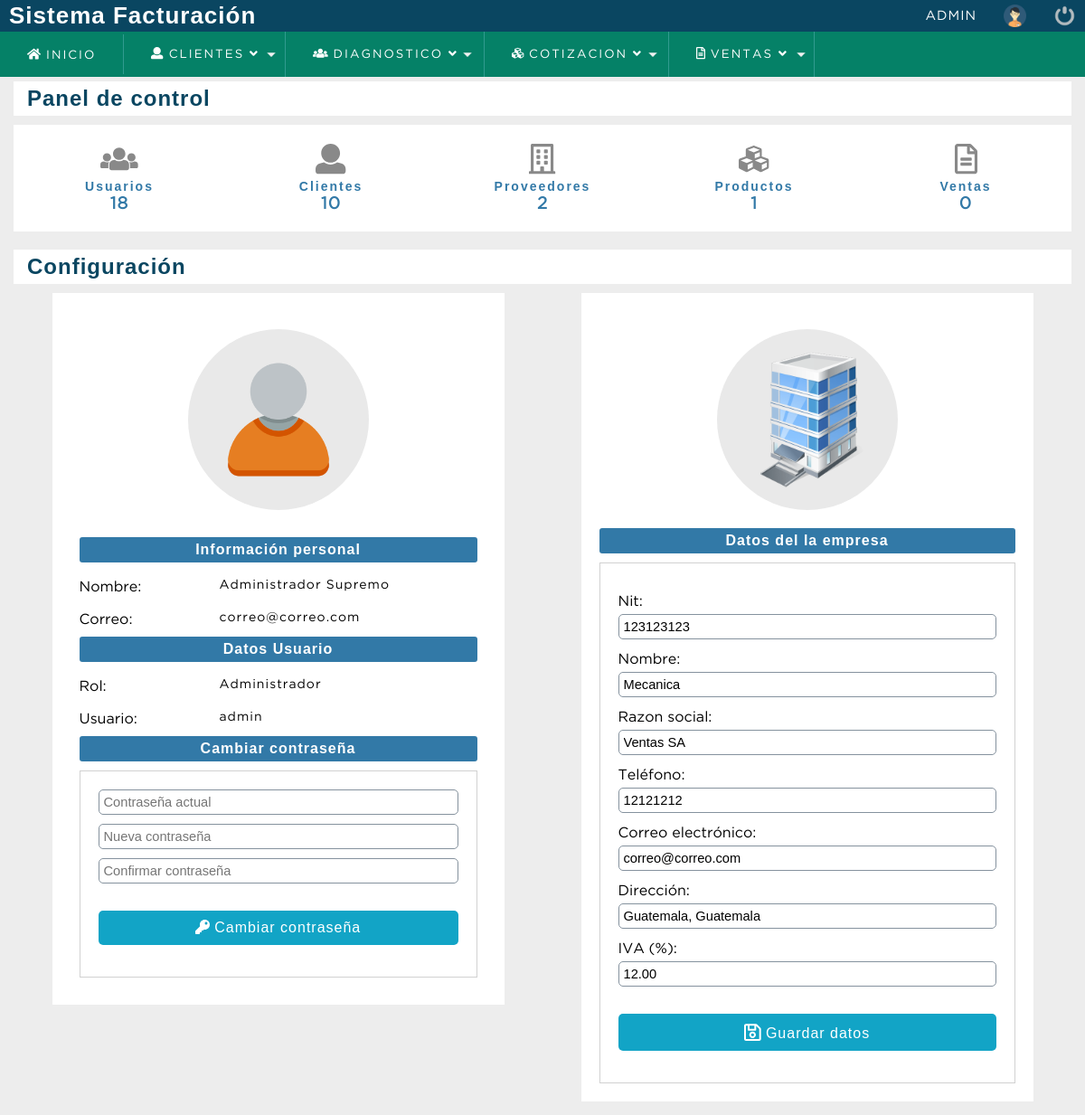
Page /sistema/ (signed in) on the committed database.
### tables this page shows
CREATE TABLE `configuracion` (
  `id` bigint(20) NOT NULL,
  `nit` varchar(20) NOT NULL,
  `nombre` varchar(100) NOT NULL,
  `razon_social` varchar(100) NOT NULL,
  `telefono` bigint(20) NOT NULL,
  `email` varchar(200) NOT NULL,
  `direccion` text NOT NULL,
  `iva` decimal(10,2) NOT NULL
);

### sistema/index.php (the view, shortened to what this page needs)
<!DOCTYPE html>
<html lang="es">
<head>
	<?php include "includes/scripts.php"; ?>
</head>
<body>
	<?php
		include "includes/header.php";
		include "../conexion.php";
		$nit = '';
		$nomreEmpesa ='';
		$razonSocial = '';
		$telEmpresa = '';
		$emailEmpresa = '';
		$dirEmpresa = '';
		$iva ='';
		$query_empresa = mysqli_query($conection,"SELECT * FROM configuracion");
		$row_empesa = mysqli_num_rows($query_empresa);
		if($row_empesa > 0)
		{
			while ($arrInfoEmpresa = mysqli_fetch_assoc($query_empresa)) {
				$nit = $arrInfoEmpresa['nit'];
				$nomreEmpesa = $arrInfoEmpresa['nombre'];
				$razonSocial = $arrInfoEmpresa['razon_social'];
				$telEmpresa = $arrInfoEmpresa['telefono'];
				$emailEmpresa = $arrInfoEmpresa['email'];
				$dirEmpresa = $arrInfoEmpresa['direccion'];
				$iva = $arrInfoEmpresa['iva'];
			}
		}
		$query_dash 	= mysqli_query($conection,"CALL dataDashboard();");
		$result_dash = mysqli_num_rows($query_dash);
		if($result_dash > 0){
			$data_dash	= mysqli_fetch_assoc($query_dash);
		}
	?>
	<section id="container">
		<div class="divContainer">
			<div>
				<h1 class="titlePanelControl">Panel de control</h1>
			</div>
			<div class="dashboard">
				<?php
					if($_SESSION['rol'] == 1 || $_SESSION['rol'] == 2)
					{
				?>
				<a href="lista_usuarios.php">
					<i class="fas fa-users"></i>
					<p>
						<strong>Usuarios</strong><br>
						<span><?= $data_dash['usuarios']; ?></span>
					</p>
				</a>
				<?php
					}
				?>
				<a href="lista_clientes.php">
					<i class="fas fa-user"></i>
					<p>
						<strong>Clientes</strong><br>
						<span><?= $data_dash['clientes']; ?></span>
					</p>
				</a>
				<?php
					if($_SESSION['rol'] == 1 || $_SESSION['rol'] == 2)
					{
				?>
				<a href="lista_proveedor.php">
					<i class="far fa-building"></i>
					<p>
						<strong>Proveedores</strong><br>
						<span><?= $data_dash['proveedores']; ?></span>
					</p>
				</a>
				<?php
					}
				?>
				<a href="lista_producto.php">
					<i class="fas fa-cubes"></i>
					<p>
						<strong>Productos</strong><br>
						<span><?= $data_dash['productos']; ?></span>
					</p>
				</a>
				<a href="ventas.php">
					<i class="far fa-file-alt"></i>
					<p>
						<strong>Ventas</strong><br>
						<span><?= $data_dash['ventas']; ?></span>
					</p>
				</a>
			</div>
		</div>
		<div class="divInfoSistema">
			<div>
				<h1 class="titlePanelControl">Configuración</h1>
			</div>
			<div class="containerPerfil">
				<div class="containerDataUser">
					<div class="logoUser">
						<img src="img/logoUser.png">
					</div>
					<div class="divDataUser">
						<h4>Información personal</h4>
						<div>
							<label>Nombre:</label>  <span><?= $_SESSION['nombre']; ?></span>
						</div>
						<div>
							<label>Correo:</label> <span><?= $_SESSION['email']; ?></span>
						</div>
						<h4>Datos Usuario</h4>
						<div>
							<label>Rol:</label>  <span><?= $_SESSION['rol_name']; ?></span>
						</div>
						<div>
							<label>Usuario:</label>  <span><?= $_SESSION['user']; ?></span>
						</div>
						<h4>Cambiar contraseña</h4>
						<form action="" method="post" name="frmChangePass" id="frmChangePass">
							<div>
								<input type="password" name="txtPassUser" id="txtPassUser" placeholder="Contraseña actual" required>
							</div>
							<div>
								<input class="newPass" type="password" name="txtNewPassUser" id="txtNewPassUser" placeholder="Nueva contraseña" required>
							</div>
							<div>
								<input class="newPass" type="password" name="txtPassConfirm" id="txtPassConfirm" placeholder="Confirmar contraseña" required>
							</div>
							<div>
								<button type="submit" class="btn_save btnChangePass"><i class="fas fa-key"></i> Cambiar contraseña</button>
							</div>
						</form>
					</div>
				</div>
				<?php if($_SESSION['rol'] == 1){ ?>
				<div class="containerDataEmpresa">
					<div class="logoEmpresa">
						<img src="img/logoEmpresa.png">
					</div>
					<h4>Datos del la empresa</h4>
					<form action="" method="post" name="frmEmpresa" id="frmEmpresa">
						<div>
							<label>Nit:</label><input type="text" name="txtNit" id="txtNit" placeholder="Nit de la empresa" value="<?= $nit; ?>" required>
						</div>
						<div>
							<label>Nombre:</label>  <input type="text" name="txtNombre" id="txtNombre" placeholder="Nombre de la empresa" value="<?= $nomreEmpesa; ?>" required>
						</div>
						<div>
							<label>Razon social:</label> <input type="text" name="txtRSocial" id="txtRSocial" placeholder="Razon social" value="<?= $razonSocial; ?>">
						</div>
						<div>
							<label>Teléfono:</label> <input type="text" name="txtTelEmpresa" id="txtTelEmpresa" placeholder="Número de teléfono" value="<?= $telEmpresa; ?>" required>
						</div>
						<div>
							<label>Correo electrónico:</label> <input type="email" name="txtEmailEmpresa" id="txtEmailEmpresa" placeholder="Correo electrónico" value="<?= $emailEmpresa; ?>" required>
						</div>
						<div>
							<label>Dirección:</label> <input type="text" name="txtDirEmpresa" id="txtDirEmpresa" placeholder="Dirección de la empresa" value="<?= $dirEmpresa; ?>" required>
						</div>
						<div>
							<label>IVA (%):</label> <input type="text" name="txtIva" id="txtIva" placeholder="Impueto al valor agregado (IVA)" value="<?= $iva; ?>" required>
						</div>
						<div>
							<button type="submit" class="btn_save btnChangePass"><i class="far fa-save fa-lg"></i> Guardar datos</button>
						</div>
					</form>
				</div>
				<?php } ?>
			</div>
		</div>
	</section>
</body>
</html>

### sistema/css/style.css (style rules this page uses)
* { margin: 0; padding: 0; box-sizing: border-box; }
body { background: #ededed; }
h1, h2, h3, h4, h5, h6 { font-family: 'arial'; font-weight: bold; letter-spacing: 1px; }
h1 { font-size: 26px; }
h4 { font-size: 16px; }
p { font-family: 'arial'; letter-spacing: 2px; font-size: 14px; line-height: 20px; }
a { text-decoration: none; font-family: arial; letter-spacing: 1px; }
span { font-family: 'GothamBook'; letter-spacing: 1px; font-size: 14px; line-height: 20px; }
#container { padding: 90px 15px 15px; }
form { background: #FFF; margin: auto; padding: 20px 50px; border: 1px solid #d1d1d1; }
label { display: block; font-size: 12pt; font-family: 'GothamBook'; margin: 15px auto 5px auto; }
input,select { display: block; width: 100%; font-size: 11pt; padding: 5px; border: 1px solid #85929e; border-radius: 5px; }
.btn_save { font-size: 12pt; background: #12a4c6; padding: 10px; color: #FFF; letter-spacing: 1px; border: 0; cursor: pointer; margin: 30px auto 15px auto; display: block; border-radius: 5px; }
#container h1 { font-size: 35px; display: inline-block; }
.titlePanelControl { width: 100%; background: #FFF; padding: 5px 15px; margin-bottom: 10px; font-size: 18pt !important; color: #0A4661; }
.divContainer { margin-bottom: 20px; }
.dashboard { display: -webkit-flex; display: -moz-flex; display: -ms-flex; display: -o-flex; display: flex; justify-content: space-around; width: 100%; margin: auto; }
.dashboard a { color: #898989; width: calc(100% / 5); padding: 20px; background-color: #FFF; font-size: 25pt; text-align: center; }
.dashboard p { color: #3279a7; }
.dashboard a span { font-weight: bold; font-size: 14pt; }
.containerPerfil { display: -webkit-flex; display: -moz-flex; display: -ms-flex; display: -o-flex; display: flex; justify-content: space-around; align-items: flex-start; flex-wrap: wrap; }
.containerDataUser, .containerDataEmpresa { width: 500px; background-color: #FFF; padding: 20px; }
.logoUser, .logoEmpresa { display: -webkit-flex; display: -moz-flex; display: -ms-flex; display: -o-flex; display: flex; justify-content: center; align-items: center; width: 200px; height: 200px; border-radius: 100%; margin: 20px auto; padding: 25px; background: #E9E9E9; }
.logoUser img, .logoEmpresa img { width: 100%; height: 100%; }
.divDataUser { padding: 10px; margin: auto; }
.divInfoSistema h4 { background: #3279a7; padding: 5px 10px; color: #FFF; border-radius: 3px; text-align: center; margin-bottom: 10px; }
.divDataUser > div { display: -webkit-flex; display: -moz-flex; display: -ms-flex; display: -o-flex; display: flex; }
.divDataUser label { width: 150px; margin: 0; margin-top: 10px; margin-bottom: 10px; }
.divDataUser span { padding: 5px; }
.divInfoSistema form { padding: 20px; }
.divInfoSistema input { margin-bottom: 10px; }
.divInfoSistema button { width: 100%; }

### rows in the picture
configuracion: txtNit "123123123", txtNombre "Mecanica", txtRSocial "Ventas SA", txtTelEmpresa "12121212", txtEmailEmpresa "correo@correo.com", txtDirEmpresa "Guatemala, Guatemala", txtIva "12.00"

### other values in the picture
$_SESSION['user'] "ADMIN"
$data_dash['usuarios'] "18"
$data_dash['clientes'] "10"
$data_dash['proveedores'] "2"
$data_dash['productos'] "1"
$data_dash['ventas'] "0"
$_SESSION['nombre'] "Administrador Supremo"
$_SESSION['email'] "correo@correo.com"
$_SESSION['rol_name'] "Administrador"
$_SESSION['user'] "admin"
